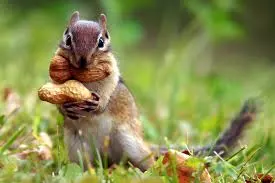
#> input picture resimler/squirrel.webp, 275 x 183 px, found by its file name
$ python 'resim_kücültme.py'
#> lines starting #> are read from the running program, lines starting #| are printed output that depends on the picture
import cv2
import numpy as np

r1 = cv2.imread("resimler/squirrel.webp")
#> r1 is the input picture: shape (183, 275, 3); mean B, G, R 79.8, 141.3, 135.5
g, y, r = r1.shape
#> g = 183; y = 275; r = 3
r1 = cv2.resize(r1, (g//5,y//5))
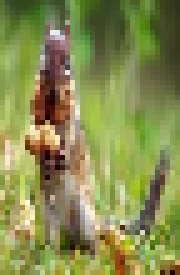
#> r1: shape (55, 36, 3) (shown 5 times larger); mean B, G, R 79.6, 140.9, 135.1

cv2.imshow("Orjinal1", r1)
r1 = cv2.pyrUp(r1)
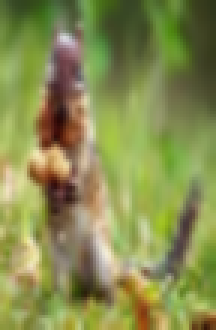
#> r1: shape (110, 72, 3) (shown 3 times larger); mean B, G, R 79.5, 140.9, 135.2
cv2.imshow("Orjinal2", r1)
r1 = cv2.pyrUp(r1)
#> r1: shape (220, 144, 3)
cv2.imshow("Orjinal3", r1)

cv2.waitKey(0)
cv2.destroyAllWindows()

$ run again, with resimler/sincap.webp copied over resimler/squirrel.webp
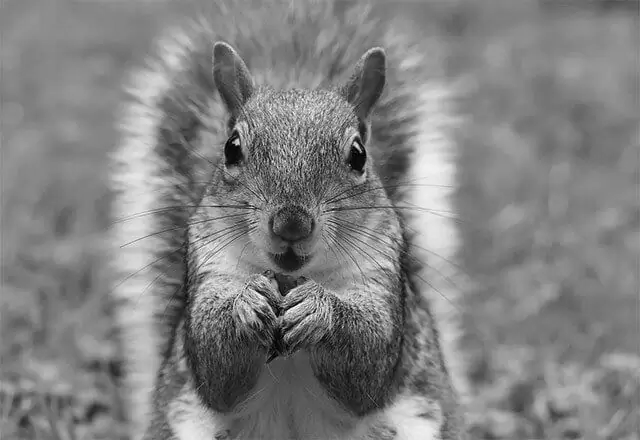
#> input picture resimler/sincap.webp, 640 x 440 px, found by its file name
#> r1 is the input picture: shape (440, 640, 3); min 0, max 255, mean 129
#> `r1 = cv2.resize(r1, (g//5,y//5))`:
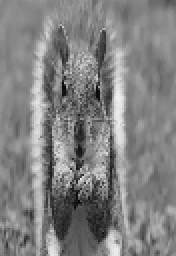
#> r1: shape (128, 88, 3) (shown 2 times larger); min 6, max 241, mean 129
#> `r1 = cv2.pyrUp(r1)`:
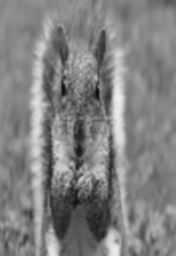
#> r1: shape (256, 176, 3); min 12, max 240, mean 129
